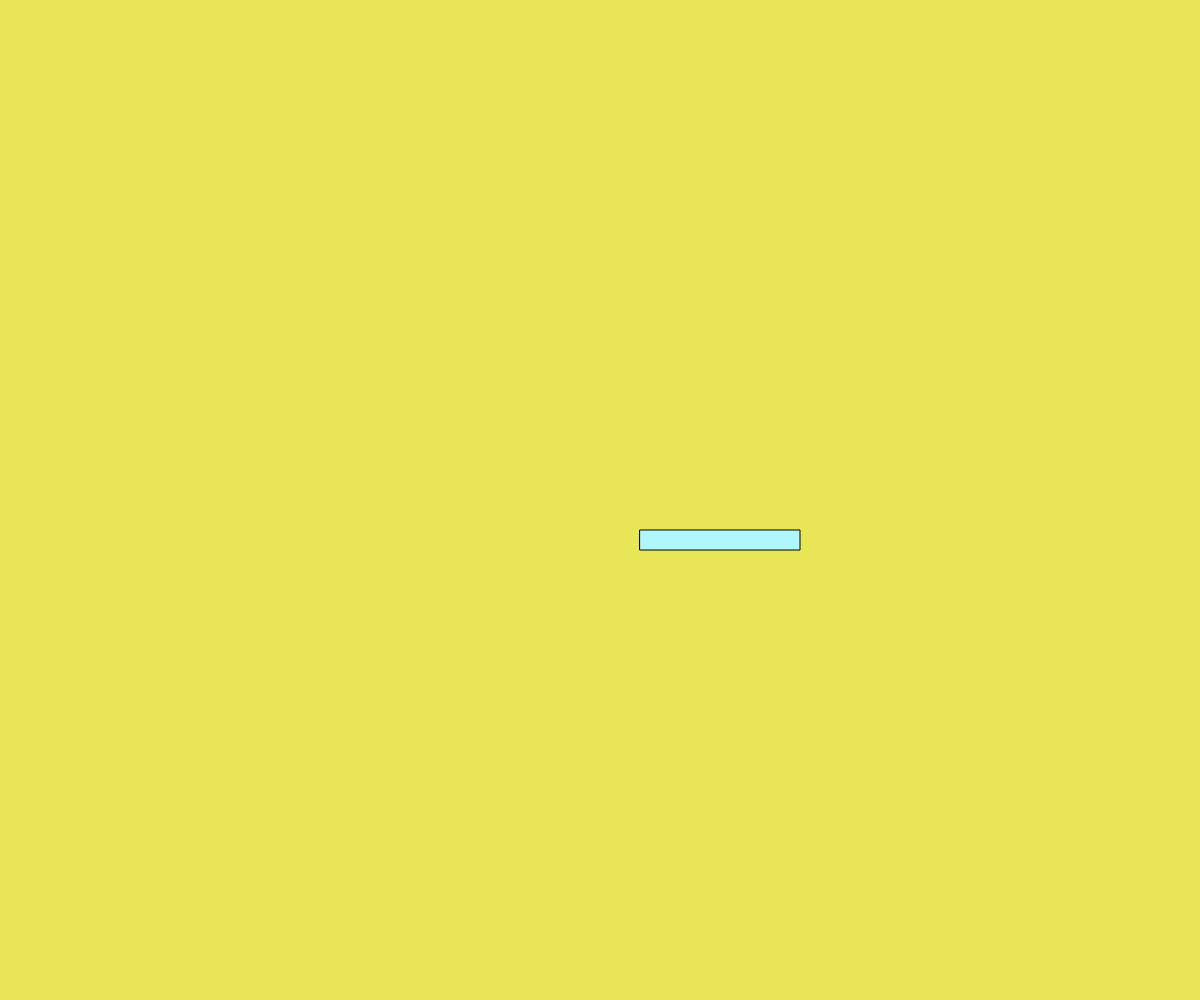
Frame 1 (no input)
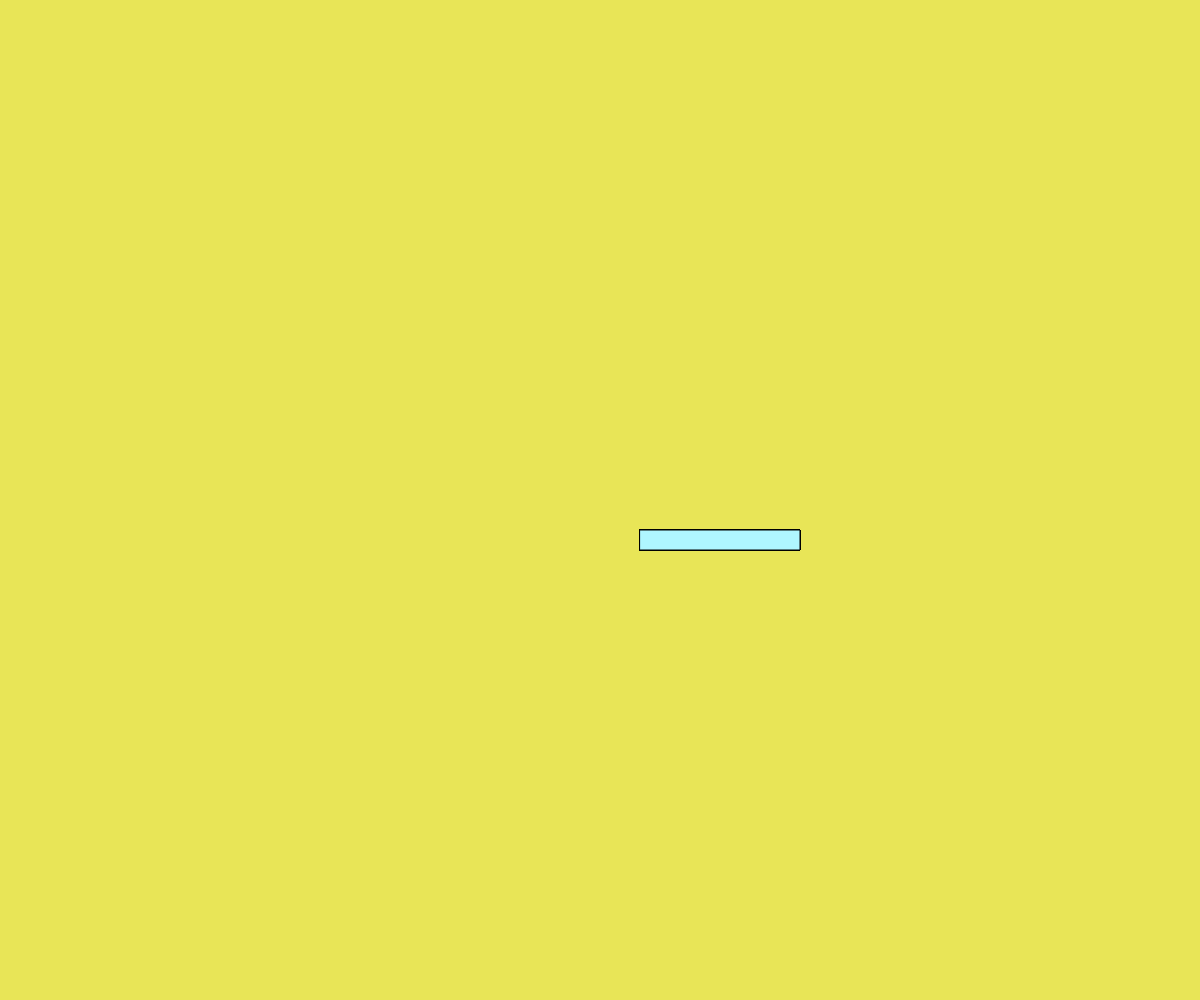
Frame 60 (no input)
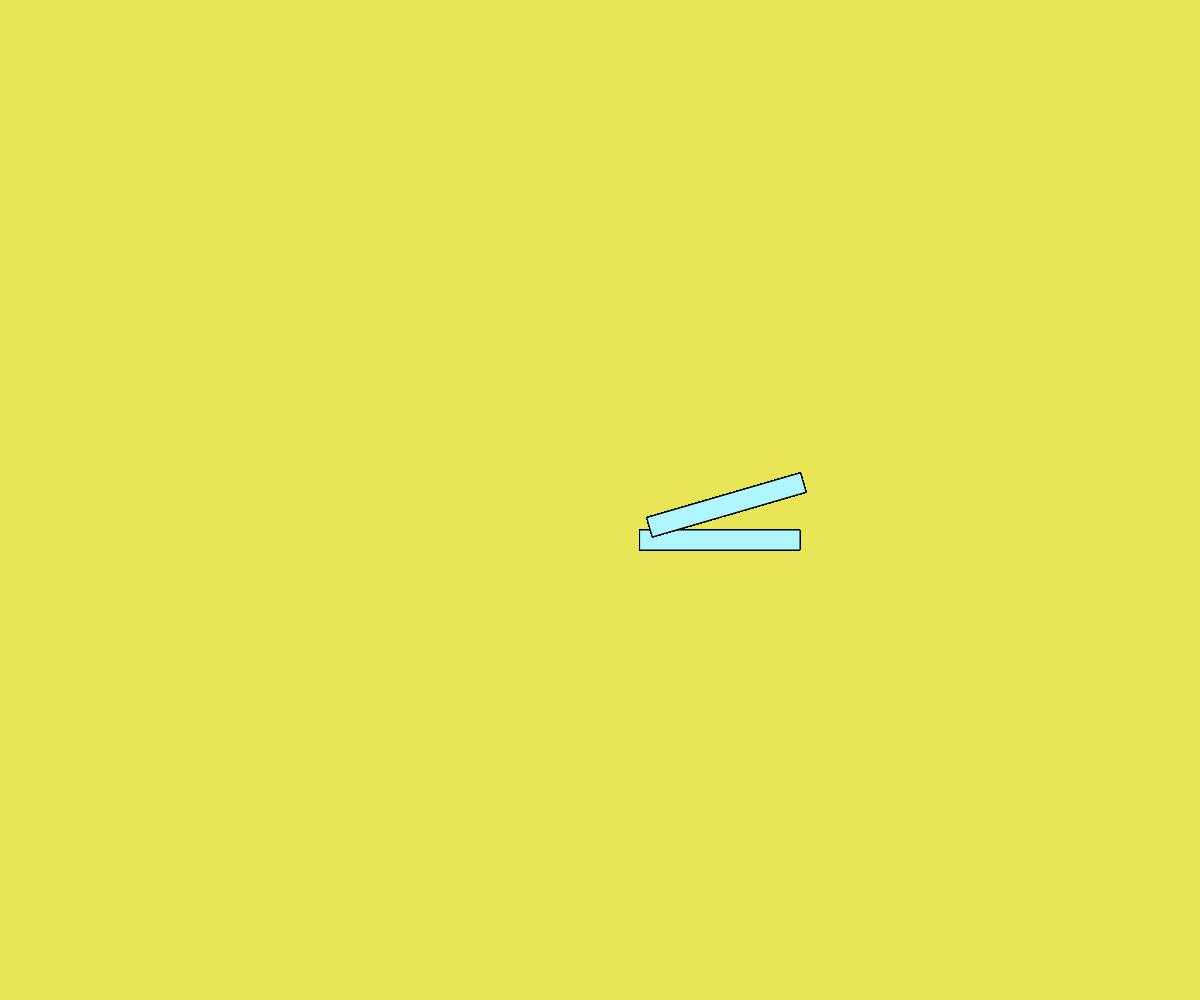
Frame 120 (the mouse pressed at the canvas centre since frame 60)

The p5.js sketch that drew these frames (run headless with seeded random() and noise() and a simulated clock; from frame 60 on, the mouse is pressed at the canvas centre):

// p5.js sketch
// ── sketch.js
function setup() {
  createCanvas(windowWidth, windowHeight);
  background(232, 229, 87);
  //frameRate(100);
}

function draw() {
  //background(232, 229, 87);
  translate(width/2, height/2);
  //rotate(PI/3.0);
  rotate(mouseX/100.0);
  //translate(width/2, height/2);
  fill(175, 246, 255);
  //rect(-26, -26, 52, 52);
  rect(40, 30, 160, 20);
}
